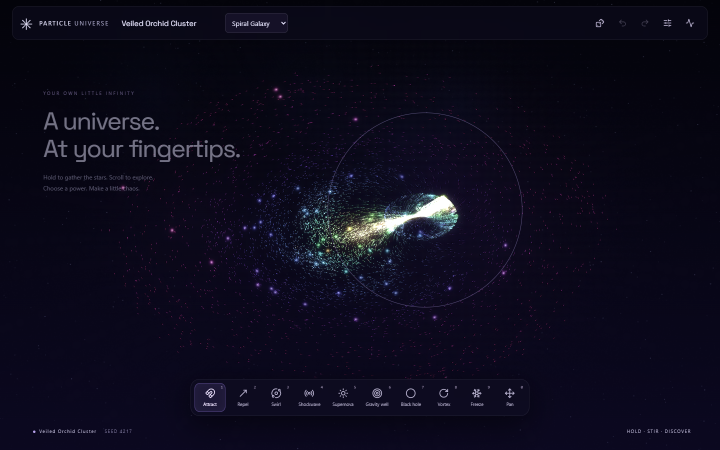
#> input picture screenshots/phase-2/attract.png, 1440 x 900 px, found by its file name (shown at 1/2 size); its folder holds 4 pictures in this run
$ python contact-sheet.py
#> lines starting #> are read from the running program, lines starting #| are printed output that depends on the picture
from PIL import Image,ImageOps,ImageDraw
from pathlib import Path
root=Path('screenshots/phase-2')
canvas=Image.new('RGB',(1440,660),'#03030a')
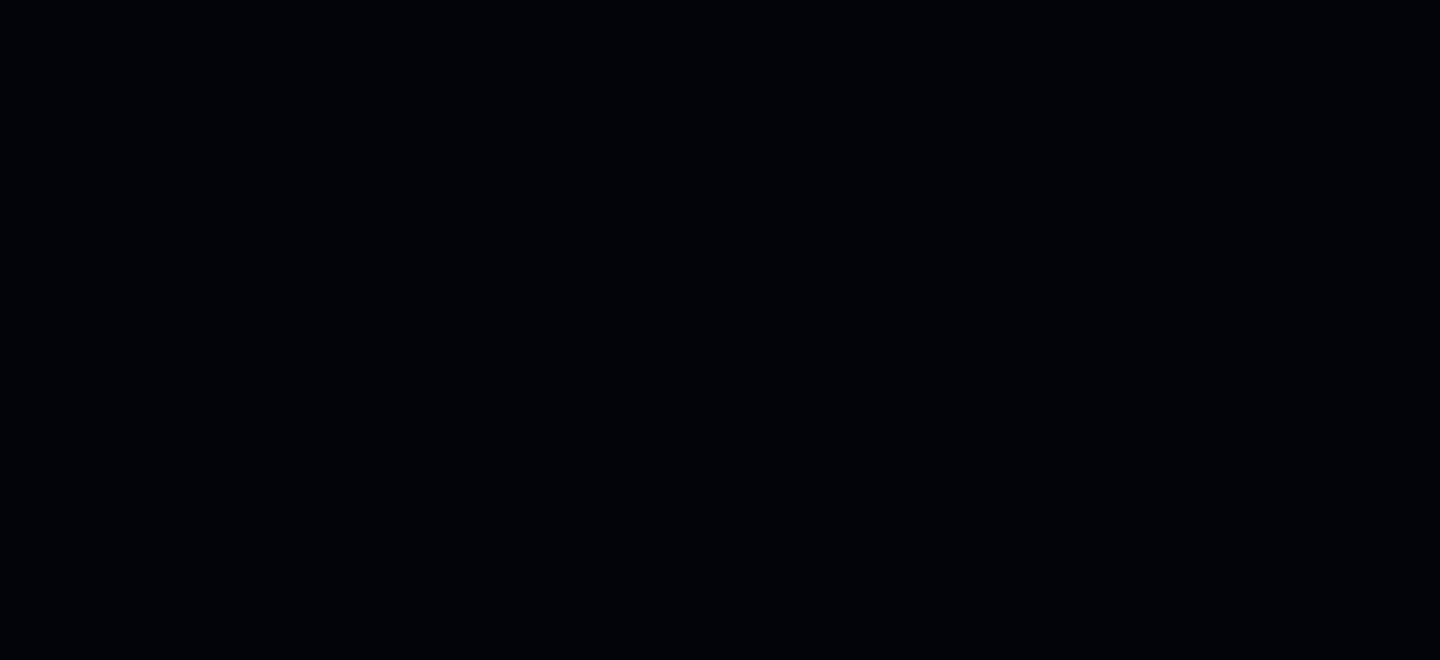
#> canvas: PIL image 1440x660 RGB; mean R, G, B 3, 3, 10
draw=ImageDraw.Draw(canvas)
for i,name in enumerate(['attract','repel','swirl','shockwave','supernova','pan']):
 im=Image.open(root/(name+'.png')).convert('RGB');im.thumbnail((480,300));x=(i%3)*480;y=(i//3)*330;canvas.paste(im,(x,y+25));draw.text((x+12,y+6),name.upper(),fill='#e8e6ff')
#> further down, im is the input picture: PIL image 1440x900 RGB; mean R, G, B 12.6, 10.9, 27.6
#> after `im.thumbnail((480, 300))`:
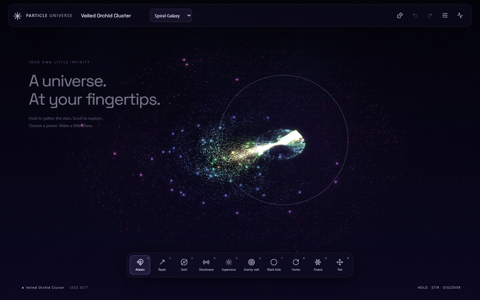
#> im: PIL image 480x300 RGB; mean R, G, B 12.6, 10.9, 27.6
#> after `canvas.paste(im, (x, y + 25))`:
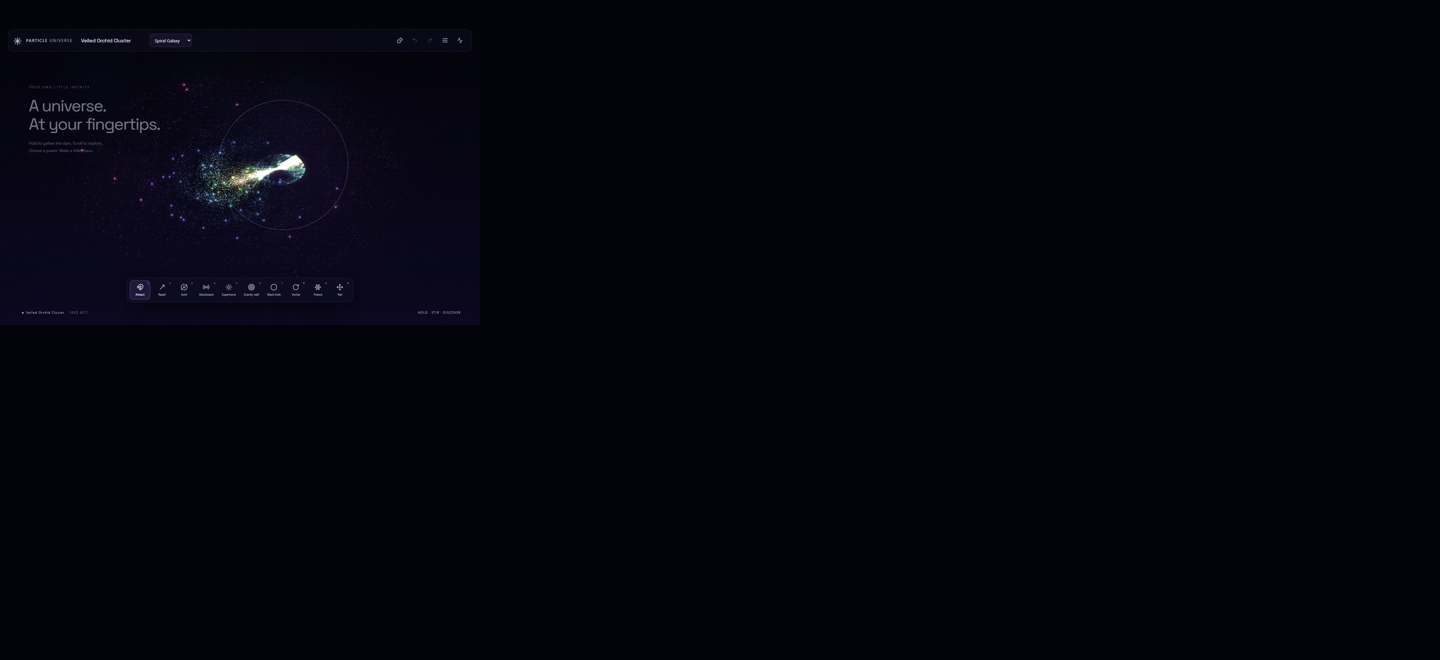
#> canvas: PIL image 1440x660 RGB; mean R, G, B 4.5, 4.2, 12.7
#> pass 2 of the loop `for i,name in enumerate(['attract','repel','swirl','shockwave','supern..`:
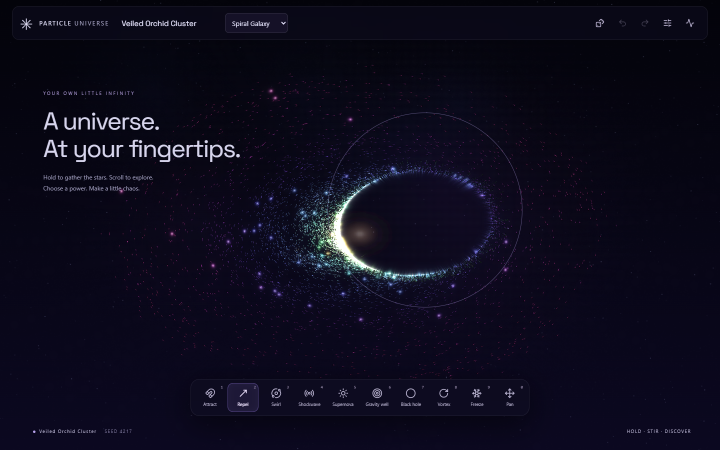
#> input picture screenshots/phase-2/repel.png, 1440 x 900 px, found by its file name (shown at 1/2 size)
#> im is the input picture: PIL image 1440x900 RGB; mean R, G, B 12.8, 11, 28
#> `im.thumbnail((480, 300))`:
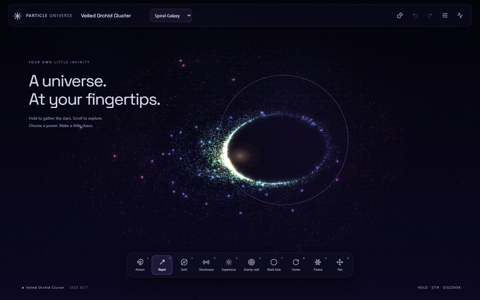
#> im: PIL image 480x300 RGB; mean R, G, B 12.8, 11, 28
#> `canvas.paste(im, (x, y + 25))`:
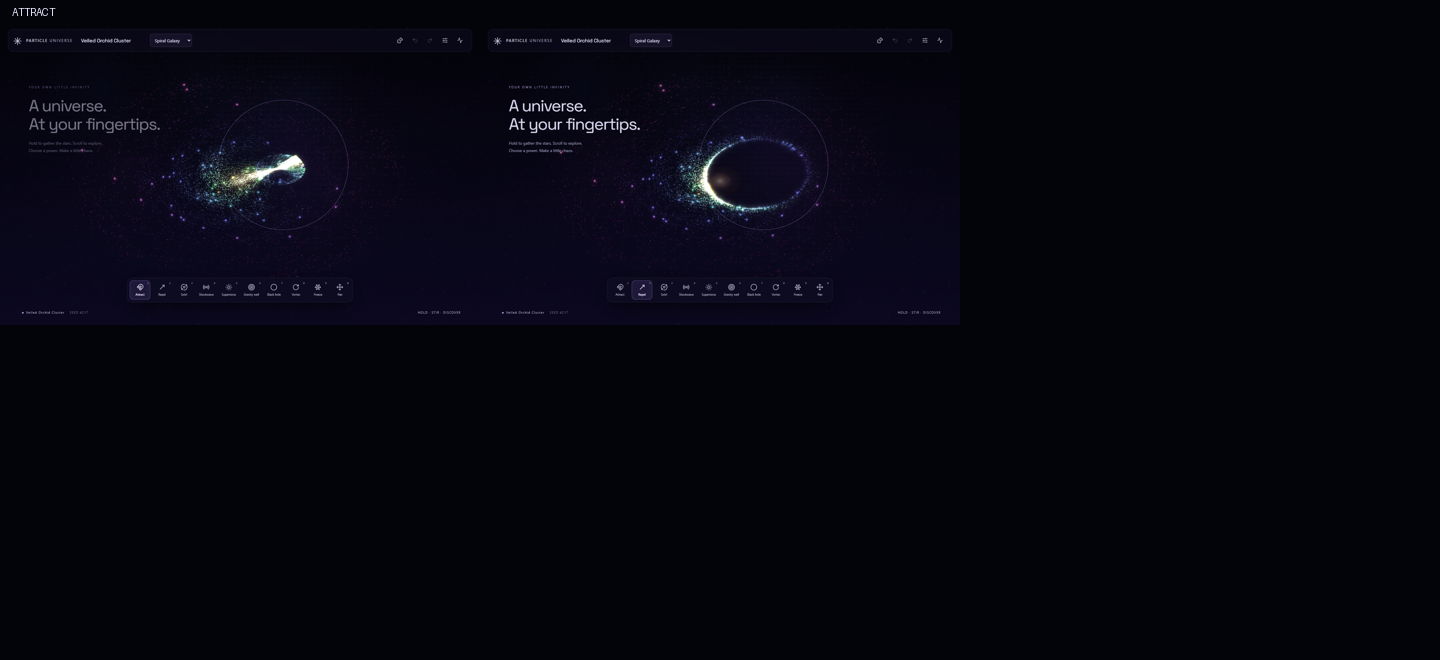
#> canvas: PIL image 1440x660 RGB; mean R, G, B 6, 5.4, 15.4
#> (the run stopped early here; a loop or call above may not have finished)
